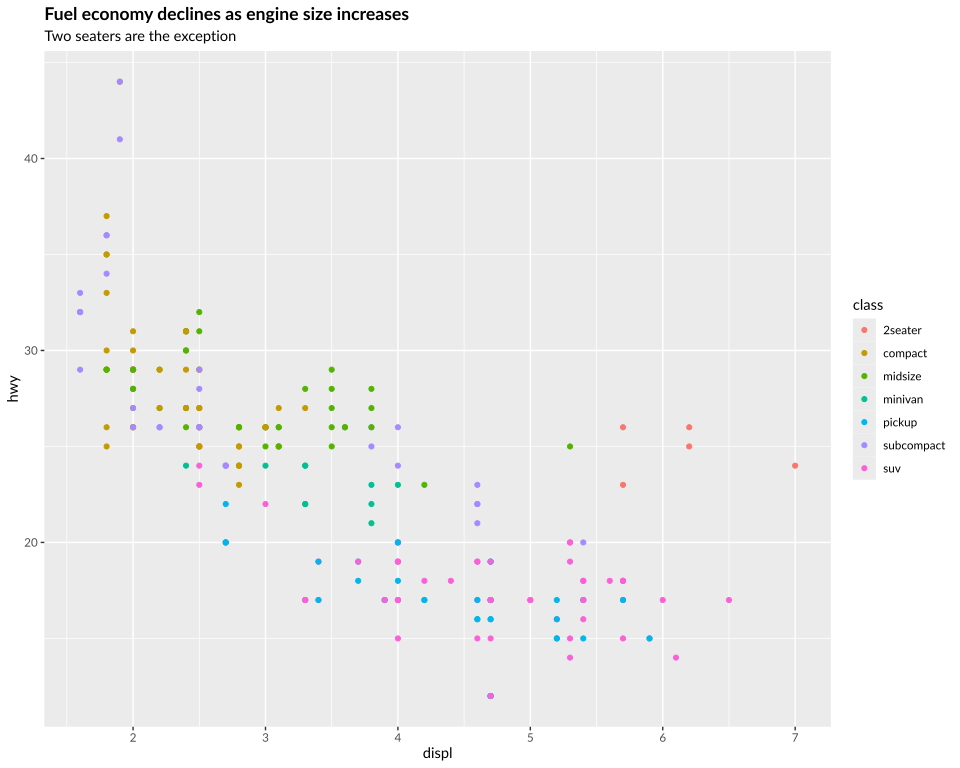

The script that drew this image:
# The plot test/golden/theme_family_lato.svg draws, drawn by ggplot2 itself through svglite in the
# fonts test/test_helper.exs registers under "Lato": the independent check on that golden whenever
# it changes. The suite never runs this; it needs R, ggplot2 and svglite, saved as the Docker image
# giggly-r:ggplot2-4.0.3-svglite, and the test fonts. From the repository's root:
#
#   docker run --rm -v "$PWD/test":/test:ro giggly-r:ggplot2-4.0.3-svglite \
#     Rscript /test/golden/theme_family_lato.R > theme_family_lato.svglite.svg
#
# and compare the two drawings element by element, as test/golden/point.R describes, once
# svglite's styles are written as vdiffr's copy of it writes them, a space after each semicolon
# (`sed -e 's/;\([^ ]\)/; \1/g'`).
#
# mpg's highway mileage against engine size coloured by class, titled and subtitled, under Lato as
# the base family, its title in Lato Bold: every axis label and title, the legend's title and
# labels and the plot's titles measured in the face of Lato they are drawn in.
#
# First checked with ggplot2 4.0.3 and svglite 2.2.2: every element pairs with svglite's, every
# label as wide as svglite measures it, and every number within 0.04 points of svglite's; the
# one departure in order is test/golden/point.R's, the x axis drawn before the y. The gaps are
# in the heights: svglite's FreeType sizes Lato its own way, so a line's height above and below
# its baseline can land a pixel at 10,000 dots per inch, 0.0072 points, from Giggly's
# (`Giggly.Font`), and the title's and subtitle's four stack above the panel.

library(ggplot2)

fonts <- list(Lato = list(
  plain = list(file = "/test/fonts/Lato-Regular.ttf", name = "Lato"),
  bold = list(file = "/test/fonts/Lato-Bold.ttf", name = "Lato")
))

plot <- ggplot(mpg, aes(displ, hwy, colour = class)) +
  geom_point() +
  labs(
    title = "Fuel economy declines as engine size increases",
    subtitle = "Two seaters are the exception"
  ) +
  theme_gray(base_family = "Lato") +
  theme(plot.title = element_text(face = "bold"))

file <- tempfile(fileext = ".svg")
svglite::svglite(file, width = 10, height = 8, user_fonts = fonts)
print(plot)
invisible(dev.off())
cat(readLines(file), sep = "\n")
